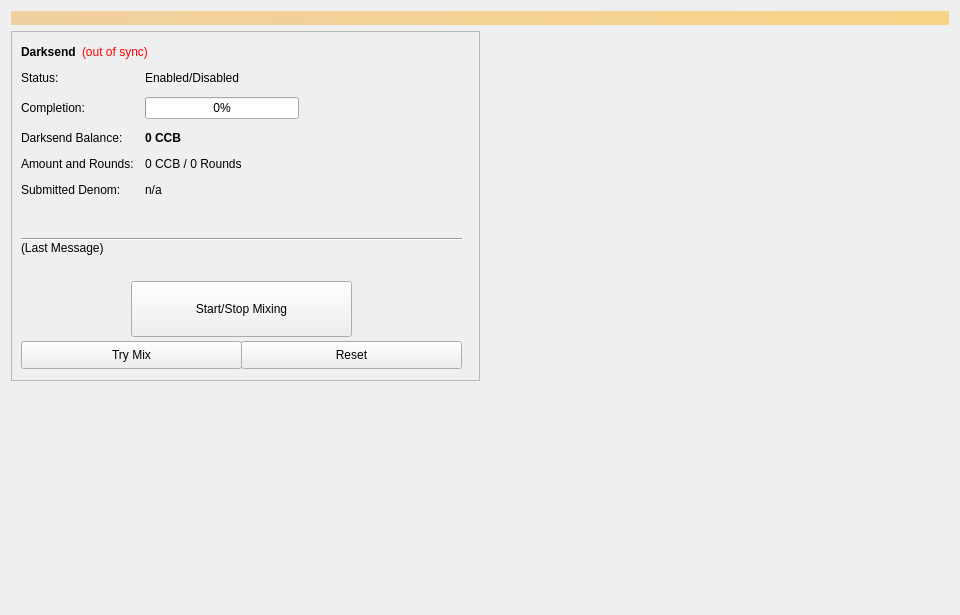
<?xml version="1.0" encoding="UTF-8"?>
<ui version="4.0">
 <class>Coinmix</class>
 <widget class="QWidget" name="Coinmix">
  <property name="geometry">
   <rect>
    <x>0</x>
    <y>0</y>
    <width>960</width>
    <height>615</height>
   </rect>
  </property>
  <property name="minimumSize">
   <size>
    <width>960</width>
    <height>0</height>
   </size>
  </property>
  <property name="windowTitle">
   <string>Form</string>
  </property>
  <layout class="QVBoxLayout" name="topLayout">
   <item>
    <widget class="QLabel" name="labelAlerts">
     <property name="visible">
      <bool>false</bool>
     </property>
     <property name="styleSheet">
      <string notr="true">background-color: qlineargradient(x1: 0, y1: 0, x2: 1, y2: 0, stop:0 #F0D0A0, stop:1 #F8D488); color:#000000;</string>
     </property>
     <property name="wordWrap">
      <bool>true</bool>
     </property>
     <property name="margin">
      <number>3</number>
     </property>
    </widget>
   </item>
   <item>
    <layout class="QHBoxLayout" name="horizontalLayout" stretch="1,1">
     <item>
      <layout class="QVBoxLayout" name="verticalLayout_2">
       <item>
        <widget class="QFrame" name="frameDarksend">
         <property name="minimumSize">
          <size>
           <width>0</width>
           <height>350</height>
          </size>
         </property>
         <property name="layoutDirection">
          <enum>Qt::LeftToRight</enum>
         </property>
         <property name="frameShape">
          <enum>QFrame::StyledPanel</enum>
         </property>
         <property name="frameShadow">
          <enum>QFrame::Raised</enum>
         </property>
         <widget class="QWidget" name="formLayoutWidget">
          <property name="geometry">
           <rect>
            <x>10</x>
            <y>40</y>
            <width>451</width>
            <height>161</height>
           </rect>
          </property>
          <layout class="QFormLayout" name="formLayout">
           <property name="fieldGrowthPolicy">
            <enum>QFormLayout::AllNonFixedFieldsGrow</enum>
           </property>
           <property name="horizontalSpacing">
            <number>11</number>
           </property>
           <property name="verticalSpacing">
            <number>12</number>
           </property>
           <item row="0" column="0">
            <widget class="QLabel" name="label_6">
             <property name="text">
              <string>Status:</string>
             </property>
            </widget>
           </item>
           <item row="1" column="0">
            <widget class="QLabel" name="label_7">
             <property name="text">
              <string>Completion:</string>
             </property>
            </widget>
           </item>
           <item row="1" column="1">
            <widget class="QProgressBar" name="DarksendProgress">
             <property name="maximumSize">
              <size>
               <width>154</width>
               <height>16777215</height>
              </size>
             </property>
             <property name="value">
              <number>0</number>
             </property>
            </widget>
           </item>
           <item row="2" column="0">
            <widget class="QLabel" name="labelAnonymizedText">
             <property name="text">
              <string>Darksend Balance:</string>
             </property>
            </widget>
           </item>
           <item row="2" column="1">
            <widget class="QLabel" name="labelAnonymized">
             <property name="font">
              <font>
               <weight>75</weight>
               <bold>true</bold>
              </font>
             </property>
             <property name="text">
              <string notr="true">0 CCB</string>
             </property>
            </widget>
           </item>
           <item row="3" column="0">
            <widget class="QLabel" name="label_8">
             <property name="text">
              <string>Amount and Rounds:</string>
             </property>
            </widget>
           </item>
           <item row="3" column="1">
            <widget class="QLabel" name="labelAmountRounds">
             <property name="text">
              <string>0 CCB / 0 Rounds</string>
             </property>
            </widget>
           </item>
           <item row="4" column="0">
            <widget class="QLabel" name="label_9">
             <property name="text">
              <string>Submitted Denom:</string>
             </property>
            </widget>
           </item>
           <item row="4" column="1">
            <widget class="QLabel" name="labelSubmittedDenom">
             <property name="toolTip">
              <string>The denominations you submitted to the Masternode.&lt;br&gt;To mix, other users must submit the exact same denominations.</string>
             </property>
             <property name="text">
              <string>n/a</string>
             </property>
            </widget>
           </item>
           <item row="0" column="1">
            <widget class="QLabel" name="DarksendEnabled">
             <property name="text">
              <string>Enabled/Disabled</string>
             </property>
            </widget>
           </item>
          </layout>
         </widget>
         <widget class="QPushButton" name="runAutoDenom">
          <property name="geometry">
           <rect>
            <x>251</x>
            <y>17</y>
            <width>1</width>
            <height>1</height>
           </rect>
          </property>
          <property name="palette">
           <palette>
            <active>
             <colorrole role="WindowText">
              <brush brushstyle="SolidPattern">
               <color alpha="255">
                <red>0</red>
                <green>0</green>
                <blue>0</blue>
               </color>
              </brush>
             </colorrole>
             <colorrole role="Button">
              <brush brushstyle="SolidPattern">
               <color alpha="255">
                <red>239</red>
                <green>238</green>
                <blue>238</blue>
               </color>
              </brush>
             </colorrole>
             <colorrole role="Light">
              <brush brushstyle="SolidPattern">
               <color alpha="255">
                <red>255</red>
                <green>255</green>
                <blue>255</blue>
               </color>
              </brush>
             </colorrole>
             <colorrole role="Midlight">
              <brush brushstyle="SolidPattern">
               <color alpha="255">
                <red>247</red>
                <green>246</green>
                <blue>246</blue>
               </color>
              </brush>
             </colorrole>
             <colorrole role="Dark">
              <brush brushstyle="SolidPattern">
               <color alpha="255">
                <red>119</red>
                <green>119</green>
                <blue>119</blue>
               </color>
              </brush>
             </colorrole>
             <colorrole role="Mid">
              <brush brushstyle="SolidPattern">
               <color alpha="255">
                <red>159</red>
                <green>159</green>
                <blue>159</blue>
               </color>
              </brush>
             </colorrole>
             <colorrole role="Text">
              <brush brushstyle="SolidPattern">
               <color alpha="255">
                <red>0</red>
                <green>0</green>
                <blue>0</blue>
               </color>
              </brush>
             </colorrole>
             <colorrole role="BrightText">
              <brush brushstyle="SolidPattern">
               <color alpha="255">
                <red>255</red>
                <green>255</green>
                <blue>255</blue>
               </color>
              </brush>
             </colorrole>
             <colorrole role="ButtonText">
              <brush brushstyle="SolidPattern">
               <color alpha="255">
                <red>0</red>
                <green>0</green>
                <blue>0</blue>
               </color>
              </brush>
             </colorrole>
             <colorrole role="Base">
              <brush brushstyle="SolidPattern">
               <color alpha="255">
                <red>255</red>
                <green>255</green>
                <blue>255</blue>
               </color>
              </brush>
             </colorrole>
             <colorrole role="Window">
              <brush brushstyle="SolidPattern">
               <color alpha="255">
                <red>239</red>
                <green>238</green>
                <blue>238</blue>
               </color>
              </brush>
             </colorrole>
             <colorrole role="Shadow">
              <brush brushstyle="SolidPattern">
               <color alpha="255">
                <red>0</red>
                <green>0</green>
                <blue>0</blue>
               </color>
              </brush>
             </colorrole>
             <colorrole role="AlternateBase">
              <brush brushstyle="SolidPattern">
               <color alpha="255">
                <red>247</red>
                <green>246</green>
                <blue>246</blue>
               </color>
              </brush>
             </colorrole>
             <colorrole role="ToolTipBase">
              <brush brushstyle="SolidPattern">
               <color alpha="255">
                <red>255</red>
                <green>255</green>
                <blue>220</blue>
               </color>
              </brush>
             </colorrole>
             <colorrole role="ToolTipText">
              <brush brushstyle="SolidPattern">
               <color alpha="255">
                <red>0</red>
                <green>0</green>
                <blue>0</blue>
               </color>
              </brush>
             </colorrole>
            </active>
            <inactive>
             <colorrole role="WindowText">
              <brush brushstyle="SolidPattern">
               <color alpha="255">
                <red>0</red>
                <green>0</green>
                <blue>0</blue>
               </color>
              </brush>
             </colorrole>
             <colorrole role="Button">
              <brush brushstyle="SolidPattern">
               <color alpha="255">
                <red>239</red>
                <green>238</green>
                <blue>238</blue>
               </color>
              </brush>
             </colorrole>
             <colorrole role="Light">
              <brush brushstyle="SolidPattern">
               <color alpha="255">
                <red>255</red>
                <green>255</green>
                <blue>255</blue>
               </color>
              </brush>
             </colorrole>
             <colorrole role="Midlight">
              <brush brushstyle="SolidPattern">
               <color alpha="255">
                <red>247</red>
                <green>246</green>
                <blue>246</blue>
               </color>
              </brush>
             </colorrole>
             <colorrole role="Dark">
              <brush brushstyle="SolidPattern">
               <color alpha="255">
                <red>119</red>
                <green>119</green>
                <blue>119</blue>
               </color>
              </brush>
             </colorrole>
             <colorrole role="Mid">
              <brush brushstyle="SolidPattern">
               <color alpha="255">
                <red>159</red>
                <green>159</green>
                <blue>159</blue>
               </color>
              </brush>
             </colorrole>
             <colorrole role="Text">
              <brush brushstyle="SolidPattern">
               <color alpha="255">
                <red>0</red>
                <green>0</green>
                <blue>0</blue>
               </color>
              </brush>
             </colorrole>
             <colorrole role="BrightText">
              <brush brushstyle="SolidPattern">
               <color alpha="255">
                <red>255</red>
                <green>255</green>
                <blue>255</blue>
               </color>
              </brush>
             </colorrole>
             <colorrole role="ButtonText">
              <brush brushstyle="SolidPattern">
               <color alpha="255">
                <red>0</red>
                <green>0</green>
                <blue>0</blue>
               </color>
              </brush>
             </colorrole>
             <colorrole role="Base">
              <brush brushstyle="SolidPattern">
               <color alpha="255">
                <red>255</red>
                <green>255</green>
                <blue>255</blue>
               </color>
              </brush>
             </colorrole>
             <colorrole role="Window">
              <brush brushstyle="SolidPattern">
               <color alpha="255">
                <red>239</red>
                <green>238</green>
                <blue>238</blue>
               </color>
              </brush>
             </colorrole>
             <colorrole role="Shadow">
              <brush brushstyle="SolidPattern">
               <color alpha="255">
                <red>0</red>
                <green>0</green>
                <blue>0</blue>
               </color>
              </brush>
             </colorrole>
             <colorrole role="AlternateBase">
              <brush brushstyle="SolidPattern">
               <color alpha="255">
                <red>247</red>
                <green>246</green>
                <blue>246</blue>
               </color>
              </brush>
             </colorrole>
             <colorrole role="ToolTipBase">
              <brush brushstyle="SolidPattern">
               <color alpha="255">
                <red>255</red>
                <green>255</green>
                <blue>220</blue>
               </color>
              </brush>
             </colorrole>
             <colorrole role="ToolTipText">
              <brush brushstyle="SolidPattern">
               <color alpha="255">
                <red>0</red>
                <green>0</green>
                <blue>0</blue>
               </color>
              </brush>
             </colorrole>
            </inactive>
            <disabled>
             <colorrole role="WindowText">
              <brush brushstyle="SolidPattern">
               <color alpha="255">
                <red>119</red>
                <green>119</green>
                <blue>119</blue>
               </color>
              </brush>
             </colorrole>
             <colorrole role="Button">
              <brush brushstyle="SolidPattern">
               <color alpha="255">
                <red>239</red>
                <green>238</green>
                <blue>238</blue>
               </color>
              </brush>
             </colorrole>
             <colorrole role="Light">
              <brush brushstyle="SolidPattern">
               <color alpha="255">
                <red>255</red>
                <green>255</green>
                <blue>255</blue>
               </color>
              </brush>
             </colorrole>
             <colorrole role="Midlight">
              <brush brushstyle="SolidPattern">
               <color alpha="255">
                <red>247</red>
                <green>246</green>
                <blue>246</blue>
               </color>
              </brush>
             </colorrole>
             <colorrole role="Dark">
              <brush brushstyle="SolidPattern">
               <color alpha="255">
                <red>119</red>
                <green>119</green>
                <blue>119</blue>
               </color>
              </brush>
             </colorrole>
             <colorrole role="Mid">
              <brush brushstyle="SolidPattern">
               <color alpha="255">
                <red>159</red>
                <green>159</green>
                <blue>159</blue>
               </color>
              </brush>
             </colorrole>
             <colorrole role="Text">
              <brush brushstyle="SolidPattern">
               <color alpha="255">
                <red>119</red>
                <green>119</green>
                <blue>119</blue>
               </color>
              </brush>
             </colorrole>
             <colorrole role="BrightText">
              <brush brushstyle="SolidPattern">
               <color alpha="255">
                <red>255</red>
                <green>255</green>
                <blue>255</blue>
               </color>
              </brush>
             </colorrole>
             <colorrole role="ButtonText">
              <brush brushstyle="SolidPattern">
               <color alpha="255">
                <red>119</red>
                <green>119</green>
                <blue>119</blue>
               </color>
              </brush>
             </colorrole>
             <colorrole role="Base">
              <brush brushstyle="SolidPattern">
               <color alpha="255">
                <red>239</red>
                <green>238</green>
                <blue>238</blue>
               </color>
              </brush>
             </colorrole>
             <colorrole role="Window">
              <brush brushstyle="SolidPattern">
               <color alpha="255">
                <red>239</red>
                <green>238</green>
                <blue>238</blue>
               </color>
              </brush>
             </colorrole>
             <colorrole role="Shadow">
              <brush brushstyle="SolidPattern">
               <color alpha="255">
                <red>0</red>
                <green>0</green>
                <blue>0</blue>
               </color>
              </brush>
             </colorrole>
             <colorrole role="AlternateBase">
              <brush brushstyle="SolidPattern">
               <color alpha="255">
                <red>239</red>
                <green>238</green>
                <blue>238</blue>
               </color>
              </brush>
             </colorrole>
             <colorrole role="ToolTipBase">
              <brush brushstyle="SolidPattern">
               <color alpha="255">
                <red>255</red>
                <green>255</green>
                <blue>220</blue>
               </color>
              </brush>
             </colorrole>
             <colorrole role="ToolTipText">
              <brush brushstyle="SolidPattern">
               <color alpha="255">
                <red>0</red>
                <green>0</green>
                <blue>0</blue>
               </color>
              </brush>
             </colorrole>
            </disabled>
           </palette>
          </property>
          <property name="focusPolicy">
           <enum>Qt::NoFocus</enum>
          </property>
          <property name="autoFillBackground">
           <bool>true</bool>
          </property>
          <property name="text">
           <string/>
          </property>
          <property name="flat">
           <bool>true</bool>
          </property>
         </widget>
         <widget class="QPushButton" name="toggleDarksend">
          <property name="geometry">
           <rect>
            <x>120</x>
            <y>250</y>
            <width>221</width>
            <height>56</height>
           </rect>
          </property>
          <property name="sizePolicy">
           <sizepolicy hsizetype="MinimumExpanding" vsizetype="Fixed">
            <horstretch>0</horstretch>
            <verstretch>0</verstretch>
           </sizepolicy>
          </property>
          <property name="text">
           <string>Start/Stop Mixing</string>
          </property>
         </widget>
         <widget class="Line" name="lineLastMessage">
          <property name="geometry">
           <rect>
            <x>10</x>
            <y>200</y>
            <width>441</width>
            <height>16</height>
           </rect>
          </property>
          <property name="orientation">
           <enum>Qt::Horizontal</enum>
          </property>
         </widget>
         <widget class="QLabel" name="DarksendStatus">
          <property name="geometry">
           <rect>
            <x>10</x>
            <y>210</y>
            <width>451</width>
            <height>43</height>
           </rect>
          </property>
          <property name="minimumSize">
           <size>
            <width>288</width>
            <height>43</height>
           </size>
          </property>
          <property name="text">
           <string>(Last Message)</string>
          </property>
          <property name="alignment">
           <set>Qt::AlignLeading|Qt::AlignLeft|Qt::AlignTop</set>
          </property>
          <property name="wordWrap">
           <bool>true</bool>
          </property>
         </widget>
         <widget class="QPushButton" name="DarksendAuto">
          <property name="geometry">
           <rect>
            <x>10</x>
            <y>310</y>
            <width>221</width>
            <height>28</height>
           </rect>
          </property>
          <property name="sizePolicy">
           <sizepolicy hsizetype="MinimumExpanding" vsizetype="Fixed">
            <horstretch>0</horstretch>
            <verstretch>0</verstretch>
           </sizepolicy>
          </property>
          <property name="toolTip">
           <string>Try to manually submit a Darksend request.</string>
          </property>
          <property name="text">
           <string>Try Mix</string>
          </property>
         </widget>
         <widget class="QPushButton" name="DarksendReset">
          <property name="geometry">
           <rect>
            <x>230</x>
            <y>310</y>
            <width>221</width>
            <height>28</height>
           </rect>
          </property>
          <property name="sizePolicy">
           <sizepolicy hsizetype="MinimumExpanding" vsizetype="Fixed">
            <horstretch>0</horstretch>
            <verstretch>0</verstretch>
           </sizepolicy>
          </property>
          <property name="toolTip">
           <string>Reset the current status of Darksend (can interrupt Darksend if it's in the process of Mixing, which can cost you money!)</string>
          </property>
          <property name="autoFillBackground">
           <bool>false</bool>
          </property>
          <property name="text">
           <string>Reset</string>
          </property>
         </widget>
         <widget class="QWidget" name="layoutWidget">
          <property name="geometry">
           <rect>
            <x>10</x>
            <y>10</y>
            <width>431</width>
            <height>22</height>
           </rect>
          </property>
          <layout class="QHBoxLayout" name="horizontalLayout_5">
           <item>
            <widget class="QLabel" name="label_2">
             <property name="font">
              <font>
               <weight>75</weight>
               <bold>true</bold>
              </font>
             </property>
             <property name="text">
              <string>Darksend</string>
             </property>
            </widget>
           </item>
           <item>
            <widget class="QLabel" name="labelDarksendSyncStatus">
             <property name="toolTip">
              <string>The displayed information may be out of date. Your wallet automatically synchronizes with the CCB network after a connection is established, but this process has not completed yet.</string>
             </property>
             <property name="styleSheet">
              <string notr="true">QLabel { color: red; }</string>
             </property>
             <property name="text">
              <string notr="true">(out of sync)</string>
             </property>
             <property name="alignment">
              <set>Qt::AlignLeading|Qt::AlignLeft|Qt::AlignVCenter</set>
             </property>
            </widget>
           </item>
           <item>
            <spacer name="horizontalSpacer_4">
             <property name="orientation">
              <enum>Qt::Horizontal</enum>
             </property>
             <property name="sizeHint" stdset="0">
              <size>
               <width>40</width>
               <height>20</height>
              </size>
             </property>
            </spacer>
           </item>
          </layout>
         </widget>
        </widget>
       </item>
       <item>
        <spacer name="verticalSpacer">
         <property name="orientation">
          <enum>Qt::Vertical</enum>
         </property>
         <property name="sizeHint" stdset="0">
          <size>
           <width>20</width>
           <height>40</height>
          </size>
         </property>
        </spacer>
       </item>
      </layout>
     </item>
     <item>
      <layout class="QVBoxLayout" name="verticalLayout_3">
       <item>
        <spacer name="verticalSpacer_2">
         <property name="orientation">
          <enum>Qt::Vertical</enum>
         </property>
         <property name="sizeType">
          <enum>QSizePolicy::Expanding</enum>
         </property>
         <property name="sizeHint" stdset="0">
          <size>
           <width>20</width>
           <height>40</height>
          </size>
         </property>
        </spacer>
       </item>
      </layout>
     </item>
    </layout>
   </item>
  </layout>
 </widget>
 <resources/>
 <connections/>
</ui>
